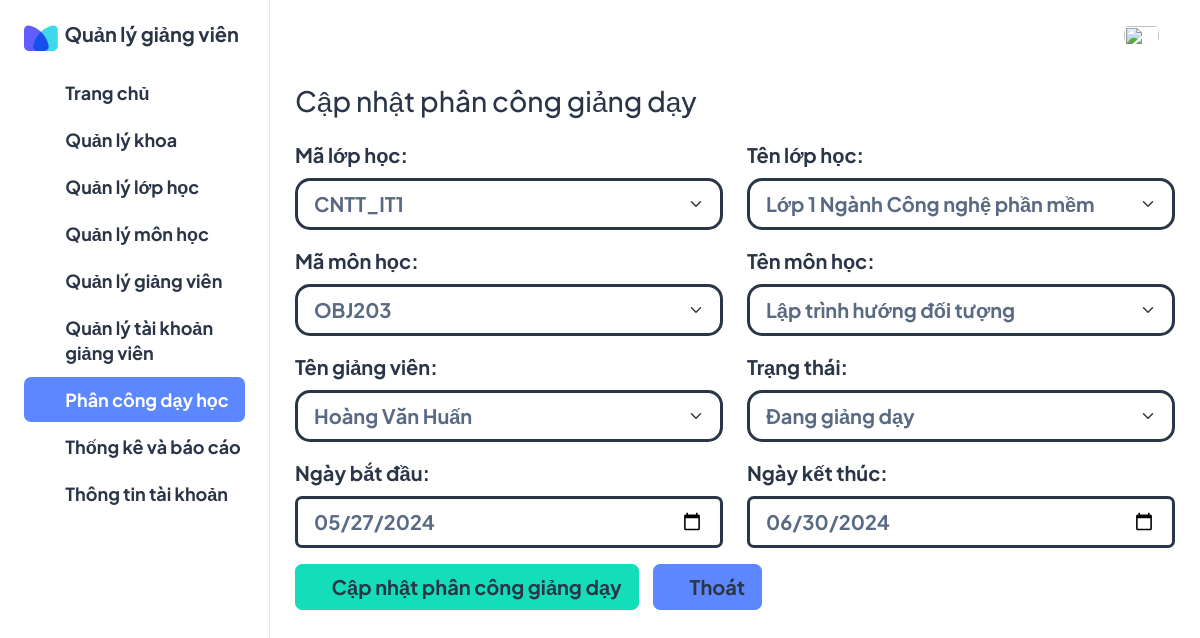
The app's page /phanconggv/suaphanconggv/1/ with its own data.
### quanlygv/models.py (models this page shows, shortened)
class Phanconggv(models.Model):
    lophoc = models.ForeignKey(Lophoc, on_delete=models.CASCADE)
    giangvien = models.ForeignKey(Giangvien, on_delete=models.CASCADE)
    monhoc = models.ForeignKey(Monhoc, on_delete=models.CASCADE)
    ngay_bd = models.DateField()
    ngay_kt = models.DateField()
    trang_thai = models.CharField(max_length=50)

class Lophoc(models.Model):
    id = models.AutoField(primary_key=True)
    ma_lop = models.CharField(max_length=20)
    ten_lop = models.CharField(max_length=128)
    si_so = models.PositiveIntegerField()
    khoa = models.ForeignKey(Khoa, on_delete=models.CASCADE)

class Monhoc(models.Model):
    id = models.AutoField(primary_key=True)
    ma_mh = models.CharField(max_length=20)
    ten_mh = models.CharField(max_length=128)
    so_tc = models.IntegerField()

class Giangvien(models.Model):
    id = models.AutoField(primary_key=True)
    ho_ten_gv = models.CharField(max_length=50)
    hoc_vi = models.CharField(max_length=128)
    chuyen_mon = models.CharField(max_length=128)
    chuc_vu = models.CharField(max_length=128)
    ngay_sinh = models.CharField(max_length=50)
    gioi_tinh = models.CharField(max_length=50)
    sdt = models.CharField(max_length=10)
    anh = models.CharField(max_length=255)
    khoa = models.ForeignKey(Khoa, on_delete=models.CASCADE)

### quanlygv/views.py (the view)
# urls.py: path('phanconggv/suaphanconggv/<int:id>/', views.sua_phanconggv, name='suaphanconggv'),
def sua_phanconggv(request, id):
    phanconggv = get_object_or_404(Phanconggv, pk=id)
    if request.method == 'POST':
        lophoc_moi = request.POST.get('lophoc')
        giangvien_moi = request.POST.get('giangvien')
        monhoc_moi = request.POST.get('monhoc')
        lophoc = get_object_or_404(Lophoc, pk=lophoc_moi)
        giangvien = get_object_or_404(Giangvien, pk=giangvien_moi)
        monhoc = get_object_or_404(Monhoc, pk=monhoc_moi)
        ngay_bd_moi = request.POST.get('ngay_bd')
        ngay_kt_moi = request.POST.get('ngay_kt')
        trang_thai_moi = request.POST.get('trang_thai')
        phanconggv.lophoc = lophoc
        phanconggv.giangvien = giangvien
        phanconggv.monhoc = monhoc
        phanconggv.ngay_bd = ngay_bd_moi
        phanconggv.ngay_kt = ngay_kt_moi
        phanconggv.trang_thai = trang_thai_moi
        phanconggv.save()
        return redirect('phanconggv')
    else:
        return render(request, 'phanconggv/sua_phanconggv.html', {
           'phanconggv': phanconggv,
           'all_monhoc': Monhoc.objects.all(),
           'all_lophoc': Lophoc.objects.all(),
           'all_giangvien': Giangvien.objects.all()
          })

### quanlygv/templates/phanconggv/sua_phanconggv.html (shortened to what this page needs)
{% load static %}
<!doctype html>
<html lang="en">
<head>
  <link rel="stylesheet" href="{% static 'assets/css/styles.min.css' %}" />
</head>
<body>
    <div class="page-wrapper" id="main-wrapper" data-layout="vertical" data-navbarbg="skin6" data-sidebartype="full"
        data-sidebar-position="fixed" data-header-position="">
        <aside class="left-sidebar">
            <div>
                <div class="brand-logo d-flex align-items-center">
                    <a href="{% url 'trangchu' %}" class="text-nowrap logo-img">
                        <img src="{% static 'assets/images/favicon.png' %}" alt="" />
                        <span class="fs-6 ms-1 fw-bolder text-dark">
                          Quản lý giảng viên
                        </span>
                    </a>
                </div>
                <nav class="sidebar-nav scroll-sidebar" data-simplebar="">
                    <ul id="sidebarnav">
                        <li class="sidebar-item">
                            <a class="sidebar-link" href="{% url 'trangchu' %}" aria-expanded="false">
                              <span>
                                <i class="ti ti-layout-dashboard"></i>
                              </span>
                              <span class="hide-menu fs-5 fw-bolder">Trang chủ</span>
                            </a>
                          </li>
                          <li class="sidebar-item">
                            <a class="sidebar-link" href="{% url 'khoa' %}" aria-expanded="false">
                              <span>
                                <i class="ti ti-article"></i>
                              </span>
                              <span class="hide-menu fs-5 fw-bolder">Quản lý khoa</span>
                            </a>
                          </li>
                          <li class="sidebar-item">
                            <a class="sidebar-link" href="{% url 'lophoc' %}" aria-expanded="false">
                              <span>
                                <i class="ti ti-home"></i>
                              </span>
                              <span class="hide-menu fs-5 fw-bolder">Quản lý lớp học</span>
                            </a>
                          </li>
                          <li class="sidebar-item">
                            <a class="sidebar-link" href="{% url 'monhoc' %}" aria-expanded="false">
                              <span>
                                <i class="ti ti-cards"></i>
                              </span>
                              <span class="hide-menu fs-5 fw-bolder">Quản lý môn học</span>
                            </a>
                          </li>
                          <li class="sidebar-item">
                            <a class="sidebar-link" href="{% url 'giangvien' %}" aria-expanded="false">
                              <span>
                                <i class="ti ti-user"></i>
                              </span>
                              <span class="hide-menu fs-5 fw-bolder">Quản lý giảng viên</span>
                            </a>
                          </li>
                          <li class="sidebar-item">
                            <a class="sidebar-link" href="{% url 'taikhoangv' %}" aria-expanded="false">
                                <span>
                                    <i class="ti ti-users"></i>
                                </span>
                                <span class="hide-menu fs-5 fw-bolder">Quản lý tài khoản <br /> giảng viên</span>
                            </a>
                        </li>
                        <li class="sidebar-item" style="background-color: #5D87FF; border-radius: 7px;">
                            <a class="sidebar-link" href="{% url 'phanconggv' %}" aria-expanded="false"
                                style="border-radius: 7px; color: #fff;">
                                <span>
                                    <i class="ti ti-typography"></i>
                                </span>
                                <span class="hide-menu fs-5 fw-bolder">Phân công dạy học</span>
                            </a>
                        </li>
                        <li class="sidebar-item">
                            <a class="sidebar-link" href="{% url 'thongkebaocao' %}" aria-expanded="false">
                                <span>
                                    <i class="ti ti-chart-bar"></i>
                                </span>
                                <span class="hide-menu fs-5 fw-bolder">Thống kê và báo cáo</span>
                            </a>
                        </li>
                        <li class="sidebar-item">
                            <a class="sidebar-link" href="{% url 'thongtintk' %}" aria-expanded="false">
                                <span>
                                    <i class="ti ti-user-minus"></i>
                                </span>
                                <span class="hide-menu fs-5 fw-bolder">Thông tin tài khoản</span>
                            </a>
                        </li>
                    </ul>
                </nav>
            </div>
        </aside>
        <div class="body-wrapper">
            <header class="app-header">
                <nav class="navbar navbar-expand-lg navbar-light">
                    <div class="navbar-collapse justify-content-end px-0" id="navbarNav">
                      <ul class="navbar-nav flex-row ms-auto align-items-center justify-content-end">
                        <li class="nav-item dropdown">
                            <a class="nav-link nav-icon-hover" href="javascript:void(0)" id="drop2" data-bs-toggle="dropdown"
                              aria-expanded="false">
                              <img src="{% static 'assets/images/' %}{{ request.session.anh }}" alt="" width="35" height="35" class="rounded-circle">
                            </a>
                          </li>
                      </ul>
                    </div>
                </nav>
                <nav class="navbar navbar-expand-lg navbar-light">
                    <div class="navbar-collapse justify-content px-0 row" id="navbarNav">
                        <h2 class="col-6">Cập nhật phân công giảng dạy</h2>
                    </div>
                </nav>
                <nav class="navbar navbar-expand-lg navbar-light">
                    <div class="navbar-collapse justify-content px-0 row" id="navbarNav">
                        <form method="post">
                            <div class="mb-3 row">
                                <div class="col-6">
                                    <label for="tgv" class="form-label fw-bolder fs-6">Mã lớp học:</label>
                                    <select class="form-select form-select-lg fw-bolder fs-6 border border-3
                                    border-dark" aria-label=".form-select-lg example" name="lophoc" id="ma_lop_selecter">
                                        {% for lophoc in all_lophoc %}
                                        <option value="{{ lophoc.id }}" {% if phanconggv.lophoc_id == lophoc.id %} selected {% endif %}>{{ lophoc.ma_lop }}</option>
                                        {% endfor %}
                                    </select>
                                </div>
                                <div class="col-6">
                                    <label for="gt" class="form-label fw-bolder fs-6">Tên lớp học:</label>
                                    <select class="form-select form-select-lg fw-bolder fs-6 border border-3
                                    border-dark" aria-label=".form-select-lg example" id="ten_lop_selecter">
                                        {% for lophoc in all_lophoc %}
                                        <option value="{{ lophoc.id }}" {% if phanconggv.lophoc_id == lophoc.id %} selected {% endif %}>{{ lophoc.ten_lop }}</option>
                                        {% endfor %}
                                    </select>
                                </div>
                            </div>
                            <div class="mb-3 row">
                                <div class="col-6">
                                    <label for="tgv" class="form-label fw-bolder fs-6">Mã môn học:</label>
                                    <select class="form-select form-select-lg fw-bolder fs-6 border border-3
                                    border-dark" aria-label=".form-select-lg example" name="monhoc" id="ma_mh_selecter">
                                        {% for monhoc in all_monhoc %}
                                        <option value="{{ monhoc.id }}" {% if phanconggv.monhoc_id == monhoc.id %} selected {% endif %}>{{ monhoc.ma_mh }}</option>
                                        {% endfor %}
                                    </select>
                                </div>
                                <div class="col-6">
                                    <label for="gt" class="form-label fw-bolder fs-6">Tên môn học:</label>
                                    <select class="form-select form-select-lg fw-bolder fs-6 border border-3
                                    border-dark" aria-label=".form-select-lg example" id="ten_mh_selecter">
                                        {% for monhoc in all_monhoc %}
                                        <option value="{{ monhoc.id }}" {% if phanconggv.monhoc_id == monhoc.id %} selected {% endif %}>{{ monhoc.ten_mh }}</option>
                                        {% endfor %}
                                    </select>
                                </div>
                            </div>
                            <div class="mb-3 row">
                                <div class="col-6">
                                    <label for="tgv" class="form-label fw-bolder fs-6">Tên giảng viên:</label>
                                    <select class="form-select form-select-lg fw-bolder fs-6 border border-3
                                    border-dark" aria-label=".form-select-lg example" name="giangvien">
                                        {% for giangvien in all_giangvien %}
                                        <option value="{{ giangvien.id }}" {% if phanconggv.giangvien_id == giangvien.id %} selected {% endif %}>{{ giangvien.ho_ten_gv }}</option>
                                        {% endfor %}
                                    </select>
                                </div>
                                <div class="col-6">
                                    <label for="gt" class="form-label fw-bolder fs-6">Trạng thái:</label>
                                    <select class="form-select form-select-lg fw-bolder fs-6 border border-3
                                    border-dark" aria-label=".form-select-lg example" name="trang_thai">
                                        <option value="Đang giảng dạy" {% if phanconggv.trang_thai == "Đang giảng dạy" %} selected {% endif %}>Đang giảng dạy</option>
                                    </select>
                                </div>
                            </div>
                            <div class="mb-3 row">
                                <div class="col-6">
                                    <label for="ns" class="form-label fw-bolder fs-6">Ngày bắt đầu:</label>
                                    <input type="date" class="form-control fw-bolder fs-6 border border-3 border-dark"
                                        id="ns" required name="ngay_bd" value="{{ phanconggv.ngay_bd|date:'Y-m-d' }}">
                                </div>
                                <div class="col-6">
                                    <label for="nkt" class="form-label fw-bolder fs-6">Ngày kết thúc:</label>
                                    <input type="date" class="form-control fw-bolder fs-6 border border-3 border-dark"
                                        id="nkt" required name="ngay_kt" value="{{ phanconggv.ngay_kt|date:'Y-m-d' }}">
                                </div>
                            </div>
                            <button type="submit" class="btn btn-success text-dark fw-bolder fs-6"><i
                                    class="ti ti-pencil me-1 fs-6 fw-bolder"></i>Cập nhật phân công giảng
                                dạy</button>&nbsp;&nbsp;&nbsp;&nbsp;&nbsp;
                            <a href="{% url 'phanconggv' %}" class="btn btn-primary text-dark fw-bolder fs-6"><i
                                    class="ti ti-door-exit me-1 fs-6 fw-bolder"></i>Thoát</a>
                        </form>
                    </div>
                </nav>
            </header>
        </div>
    </div>
</body>
</html>

### records on screen
Phanconggv: lophoc "CNTT_IT1", lophoc.ten_lop "Lớp 1 Ngành Công nghệ phần mềm", monhoc "OBJ203", monhoc.ten_mh "Lập trình hướng đối tượng", giangvien "Hoàng Văn Huấn", trang_thai "Đang giảng dạy", ngay_bd "05/27/2024", ngay_kt "06/30/2024"
